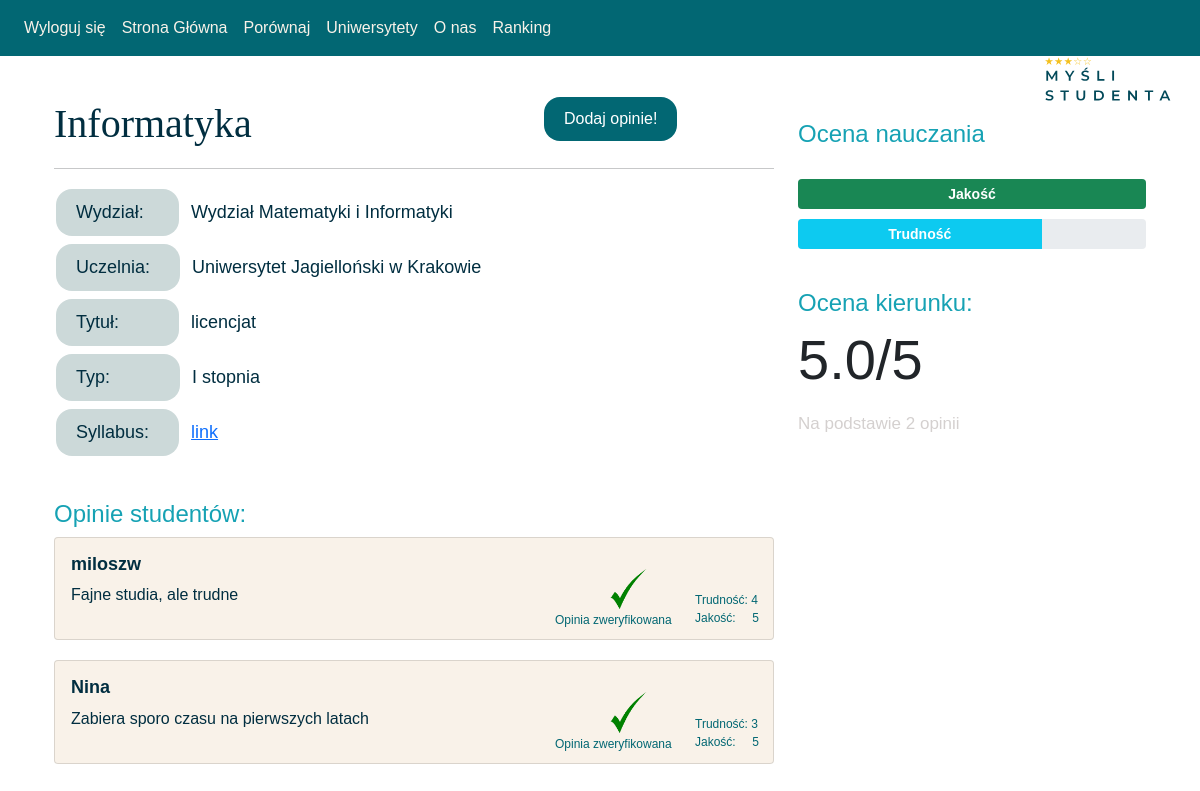
Page /university/Uniwersytet Jagielloński w Krakowie/course/3 (signed in) on the committed database.
### website/models.py (models this page shows, shortened)
class Course(db.Model):
    __tablename__ = 'course'
    course_id = db.Column(db.Integer, primary_key=True)
    course_name = db.Column(db.String(100), nullable=False)
    syllabus = db.Column(db.String(200), nullable=False)
    university_id = db.Column(db.Integer, db.ForeignKey('university.university_id'), nullable=False)
    degree = db.Column(db.String(100), nullable=False)
    cycle = db.Column(db.String(100), nullable=False)
    department = db.Column(db.String(100))
    code = db.Column(db.String(50))
    rating = relationship("Rating",backref="Course")

class University(db.Model):
    __tablename__ = 'university'
    university_id = db.Column(db.Integer, primary_key=True)
    university_name = db.Column(db.String(100), nullable=False)
    location = db.Column(db.String(50), nullable=False)
    website = db.Column(db.String(100), nullable=False)
    api_url = db.Column(db.String(50))
    course = relationship("Course",backref = "University")

class Rating(db.Model):
    __tablename__ = 'rating'
    rating_id = db.Column(db.Integer, primary_key=True)
    username = db.Column(db.String(100), db.ForeignKey('user.username'), nullable=False)
    course_id = db.Column(db.Integer, db.ForeignKey('course.course_id'), nullable=False)
    quality_value = db.Column(db.Integer, nullable=False)
    difficulty_value = db.Column(db.Integer, nullable=False)
    rating_description = db.Column(db.String(500))
    is_verified = db.Column(db.Integer)

### website/views.py (the view)
@views.route('/university/<string:university_name>/course/<int:course_id>')
def course(university_name,course_id):
    ratings = Rating.query.filter_by(course_id=course_id).all()
    course = Course.query.filter_by(course_id = course_id).first()
    university_name = University.query.filter_by(university_id =course.university_id).first().university_name
    users = User.query.all()
    avg_rating = calculate_average_rating(course)
    ratings = Rating.query.filter_by(course_id=course_id).all()
    number_of_ratings = len(ratings)
    avg_quality_value = (100*calculate_average_quality_value(course))/5
    avg_difficulty_value = (100*calculate_average_difficulty_value(course))/5
    return render_template('course.html',
                           user=current_user,
                           course=course,course_id=course_id,ratings=ratings,avg_rating=avg_rating,number_of_ratings=number_of_ratings,university_name=university_name,users=users, avg_quality_value=avg_quality_value,
                           avg_difficulty_value=avg_difficulty_value)

### website/functions.py (called while the page is built)
def calculate_average_quality_value(course):
    ratings = course.rating
    total_ratings = len(ratings)
    if total_ratings == 0:
        return 0
    sum_quality_values = sum(rating.quality_value for rating in ratings)
    average_quality_value = sum_quality_values / total_ratings
    return average_quality_value

def calculate_average_difficulty_value(course):
    ratings = course.rating
    total_ratings = len(ratings)
    if total_ratings == 0:
        return 0
    sum_difficulty_values = sum(rating.difficulty_value for rating in ratings)
    average_difficulty_value = sum_difficulty_values / total_ratings
    return average_difficulty_value

def calculate_average_rating(course):
    ratings = Rating.query.filter_by(course_id=course.course_id).all()
    if ratings:
        total_ratings = len(ratings)
        quality_sum = sum(rating.quality_value for rating in ratings)
        average_rating = quality_sum / total_ratings
        return round(average_rating,2)
    else:
        return 'Brak opinii'

### website/templates/course.html (shortened to what this page needs)
{% extends "base.html" %} {% block title %}Kurs {{course.course_name}}{% endblock %} {% block content %}
<head>
  <link rel="stylesheet" href="https://cdn.jsdelivr.net/npm/bootstrap@5.0.1/dist/css/bootstrap.min.css">
</head>
<body>
  <div class="container mt-4">
    <div class="row">
      <div class="col-md-8">
        <h1 class="course-name">{{course.course_name}}</h1>
          <div style="position:absolute; left:500px; top:-21px">
          <a  href="{{ url_for('views.add_opinion_page', course_id=course.course_id, university_name=university_name) }}">
              <br /><br />
              <button class="button" id="add-opinion">
                    Dodaj opinie!
              </button>
          </a>
          </div>
        <hr>
        <p class="course-info">
                               <h10 class = "oval" width="30px">Wydział: &nbsp&nbsp</h10>&nbsp&nbsp{{course.department}}<br>
                               <h10 class = "oval">Uczelnia: &nbsp</h10>&nbsp&nbsp{{university_name}}<br>
                               <h10 class = "oval">Tytuł: &nbsp&nbsp&nbsp&nbsp&nbsp&nbsp&nbsp</h10>&nbsp&nbsp{{course.degree}}<br>
                               <h10 class = "oval">Typ: &nbsp&nbsp&nbsp&nbsp&nbsp&nbsp&nbsp&nbsp&nbsp</h10>&nbsp&nbsp{{course.cycle}}<br>
                               <h10 class = "oval">Syllabus: &nbsp</h10>&nbsp&nbsp<a href="{{course.syllabus}}">link</a>
        </p>
        <h2 class="rating-title">Opinie studentów:
        </h2>
        {% for rating in ratings %}
        <div class="card review-card">
          <div class="card-body">
            <h5 class="card-title">{{rating.username}}</h5>
            <p class="card-text">{{rating.rating_description}}</p>
            {% if rating.is_verified == 1 %}
               <div class="verification">
                <img src="{{ url_for('static', filename='check.svg') }}" width="40%" height="40%" style="position: absolute; bottom: 30px; left: 430px;">
                   <div style="position: absolute; bottom: 10px; left: 500px; font-size: 12px; color: #026773;">Opinia zweryfikowana</div>
               </div>
            {% endif %}
            <div style="position: absolute; bottom: 12px; left: 640px; font-size: 12px; color: #026773;">Jakość:&nbsp&nbsp&nbsp&nbsp {{rating.quality_value}} </div>
            <div style="position: absolute; bottom: 30px; left: 640px; font-size: 12px; color: #026773;">Trudność:  {{rating.difficulty_value}} </div>
          </div>
        </div>
        {% endfor %}
      </div>
      <div class="col-md-4">
        <h2 class="rating-title">Ocena nauczania</h2>
        <div class="rating-breakdown">
          <div class="progress">
            <div class="progress-bar bg-success" role="progressbar" style="width: {{ avg_quality_value }}%;" aria-valuenow="{{ avg_quality_value }}" aria-valuemin="0" aria-valuemax="100">Jakość</div>
          </div>
          <div class="progress">
            <div class="progress-bar bg-info" role="progressbar" style="width: {{ avg_difficulty_value }}%;" aria-valuenow="{{ avg_difficulty_value }}" aria-valuemin="0" aria-valuemax="100">Trudność</div>
          </div>
        </div>
        <h2 class="rating-title">Ocena kierunku:</h2>
        <p class="display-4">{{avg_rating}}/5
          <p class="no-of-ratings">Na podstawie {{number_of_ratings}} opinii</p>
        </p>
      </div>
    </div>
  </div>
</body>
</html>
{%endblock%}

### website/templates/course.html (style rules this page uses)
body { font-family: Arial, sans-serif; }
.course-name { font-family: Verdana,serif; color: #012E40; font-size: 40px; margin-top: 20px; margin-bottom: 20px; }
.course-info { font-size: 18px; color: #012E40; margin-bottom: 30px; }
.rating-title { color: #16a2b4; font-size: 24px; margin-top: 40px; }
.review-card { background-color: #f9f2e9;; color: #012E40; margin-bottom: 20px; }
.review-card .card-title { color: #012E40; font-size: 18px; font-weight: bold; }
.rating-breakdown { color: #ffee29; margin-top: 30px; }
.progress { color: #012E40; height: 30px; margin-bottom: 10px; }
.progress-bar { color: #ffffff; font-size: 14px; font-weight: bold; line-height: 30px; }
.no-of-ratings { font-size: 17px; line-height: 30px; color: #d4d0cf; }
.button { background-color: #026773; border: none; color: #ffffff; padding: 10px 20px; text-align: center; text-decoration: none; display: inline-block; margin: -15px 2px; cursor: pointer; border-radius: 16px; }
.oval { background-color: #ccd9d9; border: #ffffff; color: #012E40; padding: 10px 20px; text-align: center; text-decoration: none; display: inline-block; margin: 4px 2px; border-radius: 16px; }

### rows in the picture
Course: course_name "Informatyka", department "Wydział Matematyki i Informatyki", degree "licencjat", cycle "I stopnia"
University: university_name "Uniwersytet Jagielloński w Krakowie"
Rating: username "miloszw", rating_description "Fajne studia, ale trudne", is_verified 1 (drawn), quality_value "5", difficulty_value "4"
Rating: username "Nina", rating_description "Zabiera sporo czasu na pierwszych latach", is_verified 1 (drawn), quality_value "5", difficulty_value "3"

### other values in the picture
{{ avg_rating }} "5.0"
{{ number_of_ratings }} "2"
